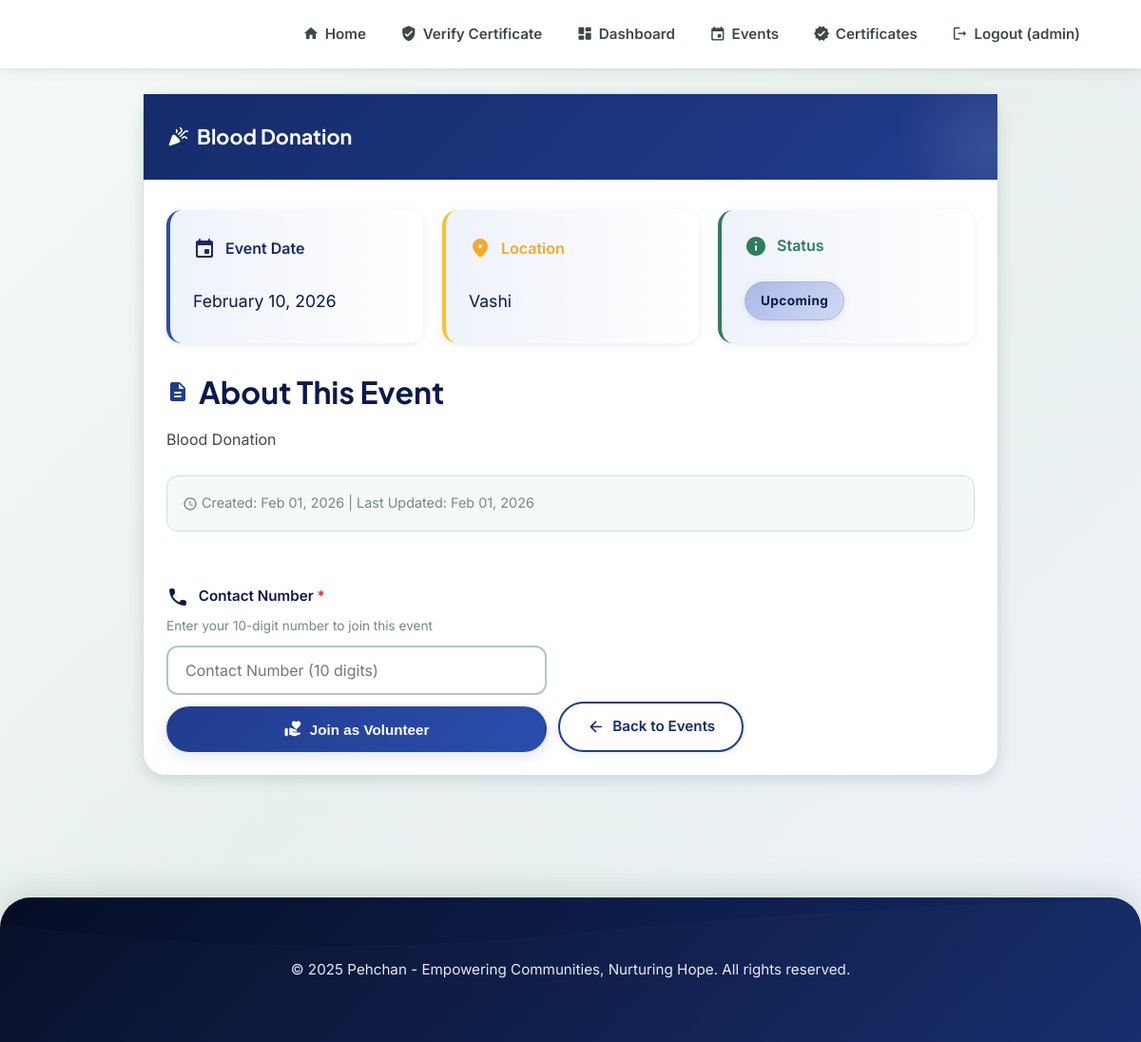
Page /events/1/ (signed in) on the committed database.
### pehchan/models.py (models this page shows, shortened)
class Event(models.Model):
    STATUS_CHOICES = [
        ('upcoming', 'Upcoming'),
        ('ongoing', 'Ongoing'),
        ('completed', 'Completed'),
    ]
    name = models.CharField(max_length=200)
    description = models.TextField()
    event_date = models.DateField()
    location = models.CharField(max_length=200)
    image = models.ImageField(upload_to='event_images/', blank=True, null=True)
    status = models.CharField(max_length=20, choices=STATUS_CHOICES, default='upcoming')
    created_at = models.DateTimeField(auto_now_add=True)
    updated_at = models.DateTimeField(auto_now=True)
    class Meta:
        ordering = ['-event_date']
    def get_status_display(self):
        today = timezone.now().date()
        if self.event_date < today:
            return 'Completed'
        elif self.event_date == today:
            return 'Ongoing'
        else:
            return 'Upcoming'

### pehchan/views.py (the view)
# urls.py: path('events/<int:pk>/', views.EventDetailView.as_view(), name='event_detail'),
class EventDetailView(LoginRequiredMixin, DetailView):
    model = Event
    template_name = 'event_detail.html'
    context_object_name = 'event'
    def get_context_data(self, **kwargs):
        context = super().get_context_data(**kwargs)
        already_joined = EventVolunteer.objects.filter(
            user=self.request.user,
            event=self.object
        ).first()
        context['already_joined'] = already_joined is not None
        if not context['already_joined']:
            context['volunteer_form'] = EventVolunteerForm()
        return context

### pehchan/forms.py (shortened to what this page needs)
class EventVolunteerForm(forms.ModelForm):
    contact_number = forms.CharField(
        max_length=10,
        min_length=10,
        required=True,
        widget=forms.TextInput(attrs={
            'class': 'form-control',
            'placeholder': 'Contact Number (10 digits)',
            'pattern': '[0-9]{10}',
            'title': 'Please enter exactly 10 digits'
        })
    )
    class Meta:
        model = EventVolunteer
        fields = ['contact_number']

### templates/event_detail.html (shortened to what this page needs)
{% extends 'base.html' %}
{% block content %}
<div style="max-width: 900px; margin: 0 auto;">
    <div class="surface-card" style="overflow: visible;">
        <div class="mdl-card__title">
            <h2 class="mdl-card__title-text">
                <span class="material-icons-round">celebration</span>
                {{ event.name }}
            </h2>
        </div>
        <div class="mdl-card__supporting-text">
            <div style="display: grid; grid-template-columns: repeat(auto-fit, minmax(200px, 1fr)); gap: 20px; margin-bottom: 32px;">
                <div class="info-panel" style="border-left: 4px solid var(--primary-500);">
                    <div style="display: flex; align-items: center; gap: 10px; color: var(--primary-700); font-weight: 600;">
                        <span class="material-icons-round">event</span>
                        <span>Event Date</span>
                    </div>
                    <p style="margin: 8px 0 0; font-size: 1.1rem; color: var(--text-primary);">{{ event.event_date|date:"F d, Y" }}</p>
                </div>
                <div class="info-panel" style="border-left: 4px solid var(--secondary-500);">
                    <div style="display: flex; align-items: center; gap: 10px; color: var(--secondary-600); font-weight: 600;">
                        <span class="material-icons-round">location_on</span>
                        <span>Location</span>
                    </div>
                    <p style="margin: 8px 0 0; font-size: 1.1rem; color: var(--text-primary);">{{ event.location }}</p>
                </div>
                <div class="info-panel" style="border-left: 4px solid var(--success);">
                    <div style="display: flex; align-items: center; gap: 10px; color: var(--success); font-weight: 600;">
                        <span class="material-icons-round">info</span>
                        <span>Status</span>
                    </div>
                    <div style="margin-top: 8px;">
                        <span class="badge-chip" style="background: linear-gradient(135deg, var(--primary-200), var(--primary-100));">
                            {{ event.get_status_display }}
                        </span>
                    </div>
                </div>
            </div>
            <div style="margin-bottom: 24px;">
                <h3 style="display: flex; align-items: center; gap: 10px; color: var(--text-primary); margin-bottom: 16px;">
                    <span class="material-icons-round" style="color: var(--primary-600);">description</span>
                    About This Event
                </h3>
                <p style="line-height: 1.8; color: var(--text-secondary); white-space: pre-line;">{{ event.description }}</p>
            </div>
            <div style="padding: 16px; background: var(--neutral-50); border-radius: var(--radius-md); border: 1px solid var(--neutral-200);">
                <p style="font-size: 0.9rem; color: var(--text-tertiary); margin: 0;">
                    <span class="material-icons-round" style="font-size: 1rem; vertical-align: middle;">schedule</span>
                    Created: {{ event.created_at|date:"M d, Y" }} | Last Updated: {{ event.updated_at|date:"M d, Y" }}
                </p>
            </div>
        </div>
        <div class="mdl-card__actions" style="display: flex; gap: 12px; flex-wrap: wrap; padding: 24px;">
            {% if already_joined %}
                <button class="pill-button" style="background: var(--neutral-200); color: var(--neutral-600); cursor: not-allowed;" disabled>
                    <span class="material-icons-round">check_circle</span> Already Joined
                </button>
            {% else %}
                <div style="width: 100%; max-width: 400px;">
                    <form method="POST" action="{% url 'join_event' event.pk %}">
                        <div class="form-field">
                            <label class="form-label" for="{{ volunteer_form.contact_number.id_for_label }}">
                                <span class="material-icons-round" style="vertical-align: middle; margin-right: 6px;">phone</span>
                                Contact Number <span style="color: var(--error);">*</span>
                            </label>
                            <p style="font-size: 0.85rem; color: var(--text-tertiary); margin: 4px 0 10px;">Enter your 10-digit number to join this event</p>
                            {{ volunteer_form.contact_number }}
                        </div>
                        <button type="submit" class="pill-button pill-button--primary" style="width: 100%; margin-top: 12px;">
                            <span class="material-icons-round">volunteer_activism</span> Join as Volunteer
                        </button>
                    </form>
                </div>
            {% endif %}
            <div style="display: flex; align-items: flex-end; gap: 12px;">
                <a href="{% url 'event_list' %}" class="pill-button pill-button--outline">
                    <span class="material-icons-round">arrow_back</span> Back to Events
                </a>
            </div>
        </div>
    </div>
</div>
{% endblock %}

### templates/base.html (shortened to what this page needs)
{% load static %}
<!DOCTYPE html>
<html lang="en">
<head>
    <link rel="stylesheet" href="{% static 'CSS/style.css' %}">
</head>
<body>
    <header class="mdl-layout__header primary-app-bar">
        <div class="mdl-layout__header-row">
            <nav class="mdl-navigation">
                <a class="mdl-navigation__link" href="{% url 'home' %}">
                    <span class="material-icons-round">home</span>
                    Home
                </a>
                <a class="mdl-navigation__link" href="{% url 'public_certificate_verify' %}">
                    <span class="material-icons-round">verified_user</span>
                    Verify Certificate
                </a>
                {% if user.is_authenticated %}
                <a class="mdl-navigation__link" href="{% url 'dashboard' %}">
                    <span class="material-icons-round">dashboard</span>
                    Dashboard
                </a>
                <a class="mdl-navigation__link" href="{% url 'event_list' %}">
                    <span class="material-icons-round">event</span>
                    Events
                </a>
                <a class="mdl-navigation__link" href="{% url 'certificate_list' %}">
                    <span class="material-icons-round">verified</span>
                    Certificates
                </a>
                <a class="mdl-navigation__link" href="{% url 'logout' %}">
                    <span class="material-icons-round">logout</span>
                    Logout ({{ user.username }})
                </a>
                {% endif %}
            </nav>
        </div>
    </header>
    <main class="page-content1">
        {% block content %}{% endblock %}
    </main>
    <footer class="footer">
        <p class="georgia-brand">&copy; 2025 Pehchan - Empowering Communities, Nurturing Hope.
            All rights reserved.</p>
    </footer>
</body>
</html>

### static/CSS/style.css (style rules this page uses)
* { margin: 0; padding: 0; box-sizing: border-box; }
body { font-family: 'Poppins', sans-serif; line-height: 1.6; color: #333; overflow-x: hidden; margin: 0; padding: 0; }
html { overflow-x: hidden; }
.footer { background: #1d1844; color: #fff; padding: 3rem 0 1rem; }

### rows in the picture
Event: name "Blood Donation", event_date "February 10, 2026", location "Vashi", status "Upcoming", description "Blood Donation", created_at "Feb 01, 2026", updated_at "Feb 01, 2026"

### other values in the picture
{{ user.username }} "admin"
